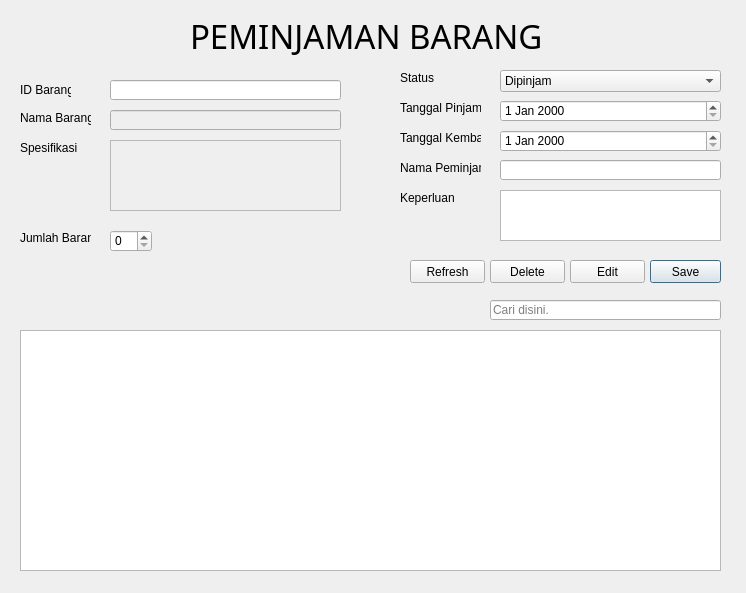
<?xml version="1.0" encoding="UTF-8"?>
<ui version="4.0">
 <class>peminjaman_barang</class>
 <widget class="QDialog" name="peminjaman_barang">
  <property name="geometry">
   <rect>
    <x>0</x>
    <y>0</y>
    <width>746</width>
    <height>593</height>
   </rect>
  </property>
  <property name="windowTitle">
   <string>Dialog</string>
  </property>
  <widget class="QLineEdit" name="txt_idsupp">
   <property name="geometry">
    <rect>
     <x>500</x>
     <y>160</y>
     <width>221</width>
     <height>20</height>
    </rect>
   </property>
  </widget>
  <widget class="QLineEdit" name="txt_idbrg">
   <property name="geometry">
    <rect>
     <x>110</x>
     <y>80</y>
     <width>231</width>
     <height>20</height>
    </rect>
   </property>
  </widget>
  <widget class="QLabel" name="label_7">
   <property name="geometry">
    <rect>
     <x>400</x>
     <y>160</y>
     <width>81</width>
     <height>16</height>
    </rect>
   </property>
   <property name="text">
    <string>Nama Peminjam</string>
   </property>
  </widget>
  <widget class="QLineEdit" name="txt_nama">
   <property name="enabled">
    <bool>false</bool>
   </property>
   <property name="geometry">
    <rect>
     <x>110</x>
     <y>110</y>
     <width>231</width>
     <height>20</height>
    </rect>
   </property>
  </widget>
  <widget class="QLabel" name="label_4">
   <property name="geometry">
    <rect>
     <x>20</x>
     <y>140</y>
     <width>71</width>
     <height>16</height>
    </rect>
   </property>
   <property name="text">
    <string>Spesifikasi</string>
   </property>
  </widget>
  <widget class="QLabel" name="label_8">
   <property name="geometry">
    <rect>
     <x>400</x>
     <y>190</y>
     <width>71</width>
     <height>16</height>
    </rect>
   </property>
   <property name="text">
    <string>Keperluan</string>
   </property>
  </widget>
  <widget class="QLabel" name="label_3">
   <property name="geometry">
    <rect>
     <x>20</x>
     <y>110</y>
     <width>71</width>
     <height>16</height>
    </rect>
   </property>
   <property name="text">
    <string>Nama Barang</string>
   </property>
  </widget>
  <widget class="QPushButton" name="pushButton_save">
   <property name="geometry">
    <rect>
     <x>650</x>
     <y>260</y>
     <width>71</width>
     <height>23</height>
    </rect>
   </property>
   <property name="text">
    <string>Save</string>
   </property>
  </widget>
  <widget class="QDateEdit" name="txt_tgl">
   <property name="geometry">
    <rect>
     <x>500</x>
     <y>100</y>
     <width>221</width>
     <height>22</height>
    </rect>
   </property>
  </widget>
  <widget class="QPushButton" name="pushButton_save_2">
   <property name="geometry">
    <rect>
     <x>570</x>
     <y>260</y>
     <width>75</width>
     <height>23</height>
    </rect>
   </property>
   <property name="text">
    <string>Edit</string>
   </property>
  </widget>
  <widget class="QLabel" name="label_6">
   <property name="geometry">
    <rect>
     <x>20</x>
     <y>230</y>
     <width>71</width>
     <height>16</height>
    </rect>
   </property>
   <property name="text">
    <string>Jumlah Barang</string>
   </property>
  </widget>
  <widget class="QTableView" name="tableView">
   <property name="geometry">
    <rect>
     <x>20</x>
     <y>330</y>
     <width>701</width>
     <height>241</height>
    </rect>
   </property>
  </widget>
  <widget class="QLabel" name="label_5">
   <property name="geometry">
    <rect>
     <x>400</x>
     <y>100</y>
     <width>81</width>
     <height>16</height>
    </rect>
   </property>
   <property name="text">
    <string>Tanggal Pinjam</string>
   </property>
  </widget>
  <widget class="QLabel" name="label_2">
   <property name="geometry">
    <rect>
     <x>20</x>
     <y>80</y>
     <width>51</width>
     <height>20</height>
    </rect>
   </property>
   <property name="text">
    <string>ID Barang</string>
   </property>
  </widget>
  <widget class="QLineEdit" name="lineEdit">
   <property name="geometry">
    <rect>
     <x>490</x>
     <y>300</y>
     <width>231</width>
     <height>20</height>
    </rect>
   </property>
   <property name="placeholderText">
    <string>Cari disini.</string>
   </property>
  </widget>
  <widget class="QTextEdit" name="textEdit">
   <property name="enabled">
    <bool>false</bool>
   </property>
   <property name="geometry">
    <rect>
     <x>110</x>
     <y>140</y>
     <width>231</width>
     <height>71</height>
    </rect>
   </property>
  </widget>
  <widget class="QSpinBox" name="txt_jml">
   <property name="geometry">
    <rect>
     <x>110</x>
     <y>230</y>
     <width>42</width>
     <height>22</height>
    </rect>
   </property>
  </widget>
  <widget class="QLabel" name="label">
   <property name="geometry">
    <rect>
     <x>190</x>
     <y>10</y>
     <width>361</width>
     <height>51</height>
    </rect>
   </property>
   <property name="font">
    <font>
     <family>Maiandra GD</family>
     <pointsize>25</pointsize>
    </font>
   </property>
   <property name="text">
    <string>PEMINJAMAN BARANG</string>
   </property>
  </widget>
  <widget class="QPushButton" name="pushButton_save_4">
   <property name="geometry">
    <rect>
     <x>410</x>
     <y>260</y>
     <width>75</width>
     <height>23</height>
    </rect>
   </property>
   <property name="text">
    <string>Refresh</string>
   </property>
  </widget>
  <widget class="QPushButton" name="pushButton_save_3">
   <property name="geometry">
    <rect>
     <x>490</x>
     <y>260</y>
     <width>75</width>
     <height>23</height>
    </rect>
   </property>
   <property name="text">
    <string>Delete</string>
   </property>
  </widget>
  <widget class="QDateEdit" name="txt_tgl_2">
   <property name="geometry">
    <rect>
     <x>500</x>
     <y>130</y>
     <width>221</width>
     <height>22</height>
    </rect>
   </property>
  </widget>
  <widget class="QLabel" name="label_9">
   <property name="geometry">
    <rect>
     <x>400</x>
     <y>130</y>
     <width>81</width>
     <height>16</height>
    </rect>
   </property>
   <property name="text">
    <string>Tanggal Kembali</string>
   </property>
  </widget>
  <widget class="QTextEdit" name="textEdit_2">
   <property name="geometry">
    <rect>
     <x>500</x>
     <y>190</y>
     <width>221</width>
     <height>51</height>
    </rect>
   </property>
  </widget>
  <widget class="QComboBox" name="comboBox">
   <property name="geometry">
    <rect>
     <x>500</x>
     <y>70</y>
     <width>221</width>
     <height>22</height>
    </rect>
   </property>
   <item>
    <property name="text">
     <string>Dipinjam</string>
    </property>
   </item>
   <item>
    <property name="text">
     <string>Dikembalikan</string>
    </property>
   </item>
  </widget>
  <widget class="QLabel" name="label_10">
   <property name="geometry">
    <rect>
     <x>400</x>
     <y>70</y>
     <width>81</width>
     <height>16</height>
    </rect>
   </property>
   <property name="text">
    <string>Status</string>
   </property>
  </widget>
 </widget>
 <resources/>
 <connections/>
</ui>
